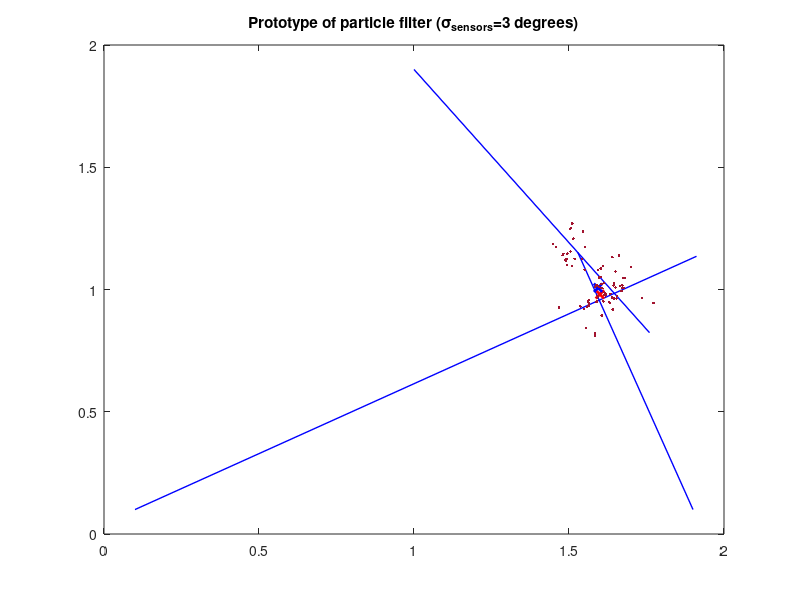

MATLAB code for this plot:
close all
clear all

%mov = avifile('particle filter.avi');
 
cat(1) = 0.1 + i * 0.1;
cat(2) = 1.9 + i * 0.1;
cat(3) = 1 + i * 1.9;

[X, Y] = meshgrid(0:.02:2, 0:.02:2);
stddegrees = 3;
s = stddegrees*(pi/180);	% Standard deviation in radians
titletext = sprintf('Prototype of particle filter (\\sigma_{sensors}=%i degrees)', stddegrees);

N = 80
p = zeros(N, 5);
p = [rand(N, 2)*2 , rand(N, 2)*0.04-0.02, ones(N, 1)];	% x, y, vx, vy, w
T = 0.5;

figure
frame = 1;
tic
lasttheta = 0;
for theta = 0:0.05:2*pi
	% Update mouse
	mouse = 1 + 0.6*cos(theta) + i*(1 + 0.6*sin(theta));
	movement = 1 + 0.6*cos(lasttheta) + i*(1 + 0.6*sin(lasttheta)) - mouse;

	% Update sensors and add noise
	v1 = (mouse - cat(1)) * exp(i*randn(1)*s);
	v2 = (mouse - cat(2)) * exp(i*randn(1)*s);
	v3 = (mouse - cat(3)) * exp(i*randn(1)*s);
	d1 = abs(v1);
	d2 = abs(v2);
	d3 = abs(v3);
	v1 = v1/d1;
	v2 = v2/d2;
	v3 = v3/d3;
	theta1 = angle(v1);
	theta2 = angle(v2);
	theta3 = angle(v3);

	% Update particles
	% Rotate velocity vectors (not allowed?)
	%A = (p(:, 3) + i*p(:,4))*exp(i*(theta-lasttheta));
	%p(:, 3) = real(A);
	%p(:, 4) = imag(A);
	% Integrate
	p(:, 1) = p(:, 1) + T*p(:, 3);
	p(:, 2) = p(:, 2) + T*p(:, 4);

	% Compare particles to sensors
	A = p(:, 1) + i*p(:, 2);
	for g = 1:3
		z = angle(A - cat(g));
		mu = angle(mouse - cat(g));
		% Penalty function
		w = (1/sqrt(2*pi*s^2))*exp(-((z - mu).^2)/(2*s^2));
		p(:, 5) = p(:, 5) .* w;	% Update weights
	end

	% Normalise
	p(:, 5) = p(:, 5)/sum(p(:, 5));

	% Set up cut-offs
	Nuc = floor(N*0.8);
	Nlc = floor(N*0.2);
	%standard_deviation_in_degrees = sqrt(var(c))*(180/pi)

	% Sort according to weights
	A = p;
	[OldRowNumber, NewRowNumber] = sort(A(:, 5));
	p = A(NewRowNumber, :);

	% Calculate mean
	m = [mean(p(Nuc:N, 1)) mean(p(Nuc:N, 2))];

	% Resample
	A = p(Nuc:N, :);
	B = [rand(N-Nuc+1, 2)*0.02-0.01, rand(N-Nuc+1, 2)*0.1-0.05, ones(N-Nuc+1, 1)];
	p(1:Nlc+1,:) = A + B;

	% Plot
	l1 = [cat(1) cat(1)+d1*1.2*v1];
	l2 = [cat(2) cat(2)+d2*1.2*v2];
	l3 = [cat(3) cat(3)+d3*1.2*v3];
	plot(real(l1), imag(l1), 'b-', 'LineWidth', 1)
	axis([0 2 0 2])
	hold on
	plot(real(l2), imag(l2), 'b-', 'LineWidth', 1)
	plot(real(l3), imag(l3), 'b-', 'LineWidth', 1)
	plot(real(mouse), imag(mouse), 'rx', 'LineWidth', 2)
	plot(m(1), m(2), 'bx', 'LineWidth', 2)
	scatter(p(:,1), p(:,2), '.')
	title(titletext)
	hold off

	% Update frame counter and save frame
	frame = frame + 1;
	f2 = getframe(gcf);
	%mov = addframe(mov, f2);

	% Save stuff for next iteration
	lasttheta = theta;
end
fprintf('seconds/frame %i\n', toc/frame);
%mov = close(mov);
